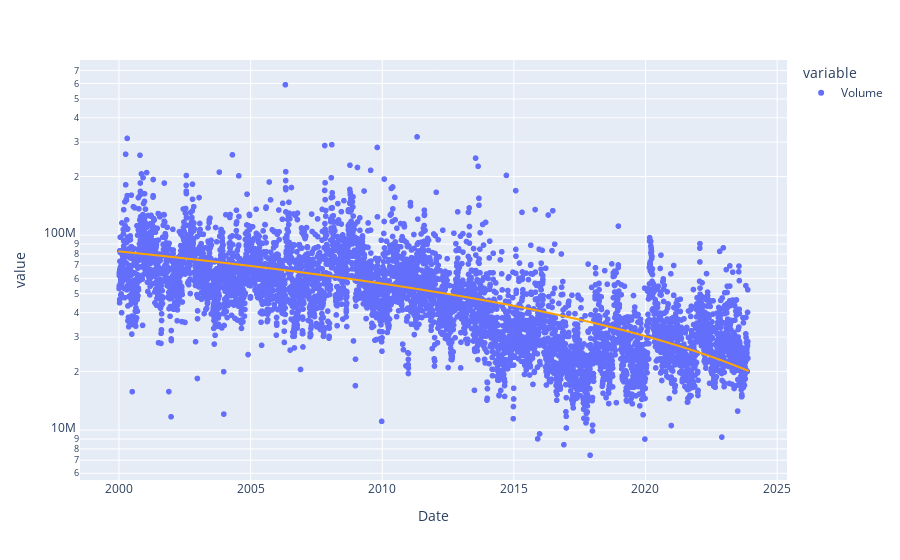

Notebook source saved alongside this figure:
### Code cell
scatter(data_frame=df, x='Date', y=['Volume'], log_y=True, trendline='ols', trendline_color_override='orange') # trendline : 추세선(ordinary least square의 약자로 최소자승법으로 회귀 모델)

### Figure 1 — Plotly figure (JSON) as saved in the notebook; plotly's stock layout.template omitted (floating-point values rounded to 4 significant figures; data arrays with more than 128 entries replaced by an {"elided": "..."} marker saying what was removed)
{"data": [{"hovertemplate": "variable=Volume<br>Date=%{x}<br>value=%{y}<extra></extra>", "legendgroup": "Volume", "marker": {"color": "#636efa", "symbol": "circle"}, "mode": "markers", "name": "Volume", "showlegend": true, "type": "scattergl", "x": {"elided": "6012 str values"}, "xaxis": "x", "y": {"elided": "6012 int values"}, "yaxis": "y"}, {"hovertemplate": "<b>OLS trendline</b><br>value = -0.0827435 * Date + 1.60874e+08<br>R<sup>2</sup>=0.342984<br><br>variable=Volume<br>Date=%{x}<br>value=%{y} <b>(trend)</b><extra></extra>", "legendgroup": "Volume", "line": {"color": "orange"}, "marker": {"color": "#636efa", "symbol": "circle"}, "mode": "lines", "name": "Volume", "showlegend": false, "type": "scattergl", "x": {"elided": "6012 str values"}, "xaxis": "x", "y": {"elided": "6012 float values"}, "yaxis": "y"}], "layout": {"legend": {"title": {"text": "variable"}, "tracegroupgap": 0}, "margin": {"t": 60}, "xaxis": {"anchor": "y", "domain": [0, 1], "title": {"text": "Date"}}, "yaxis": {"anchor": "x", "domain": [0, 1], "title": {"text": "value"}, "type": "log"}}}
